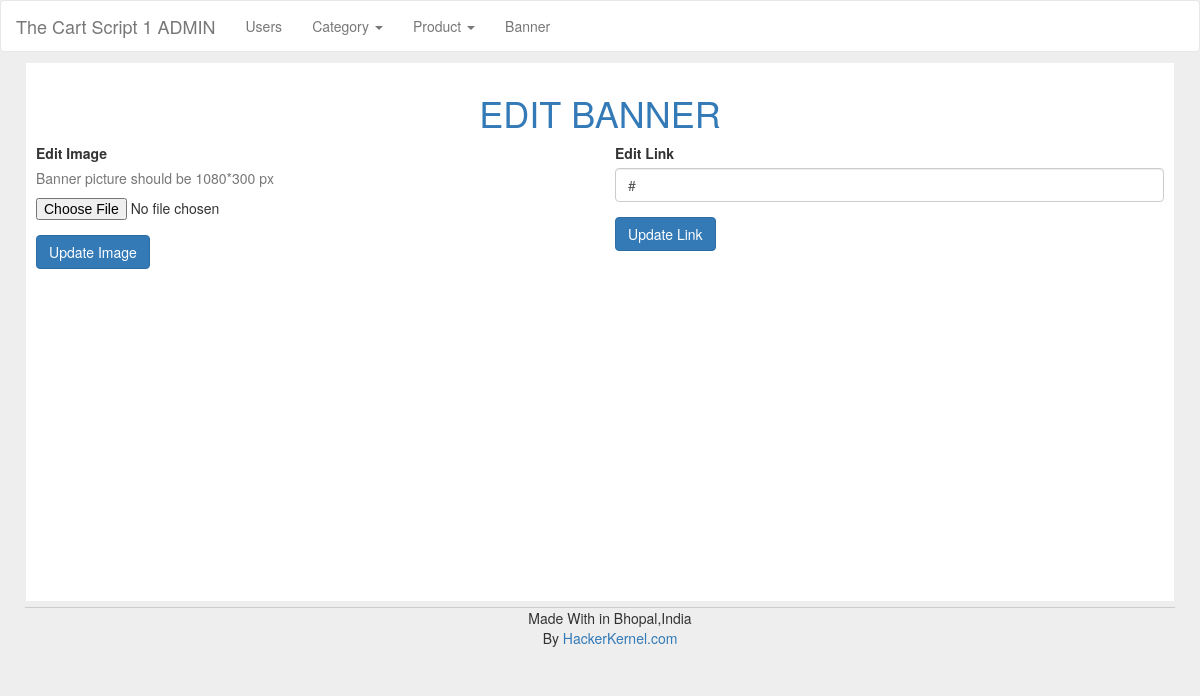
The app's page /admin/edit_banner.php?id=3 (signed in), older data.
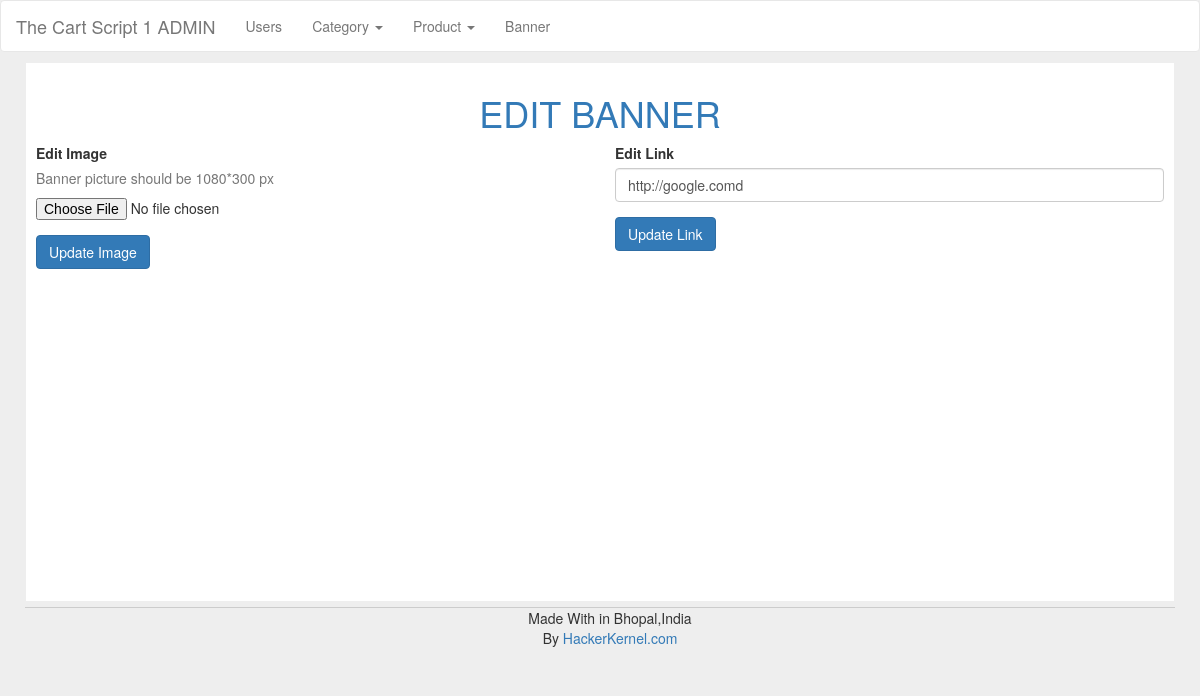
The same page, newer data.
### tables this page shows
CREATE TABLE IF NOT EXISTS `offer` (
  `id` int(11) NOT NULL,
  `image` text NOT NULL,
  `link` text NOT NULL
);

### inc/function.php (called while the page is built, shortened)
<?php
	function escape($value){
		return trim(htmlentities(htmlspecialchars($value)));
	}
?>

### classes/Db.php (called while the page is built, shortened)
<?php
	class Db{
		public static $_mysqli = null;
		private $_host = "localhost",
				$_database = "hk_cart_v1",
				$_username = "root",
				$_password = "";
		public function __construct(){
			return $this->Connnect();
		}
		public function Connnect(){
			self::$_mysqli = mysqli_connect($this->_host,$this->_username,$this->_password,$this->_database);
			if(!mysqli_connect_errno()){
				return self::$_mysqli;
			}else{
				echo "Connection Failed ". mysqli_connect_error();
			}
		}
		public function Query($q){
			$v =  mysqli_query(self::$_mysqli, $q);
			return $v;
		}
		public function Fetch($howmuch, $from, $where){
			if($where != null){
				$queryString = "SELECT ".$howmuch." FROM ".$from." WHERE ".$where;
			}else{
				$queryString = "SELECT ".$howmuch." FROM ".$from;
			}
			$query = $this->Query($queryString);
			$fetch = mysqli_fetch_assoc($query);
			return $fetch;
		}
	}
?>

### admin/inc/init.php (called while the page is built, shortened)
<?php
	require_once("./../classes/Db.php");
	require_once("./../inc/function.php");
	$db = new Db();
?>

### admin/edit_banner.php (the view, shortened to what this page needs)
<?php
	require_once("inc/header.php");
	require_once("inc/navbar.php");
	if (isset($_GET['id'])) {
		$banner_id = escape($_GET['id']);
		$banner = $db->Fetch("*","offer","id='$banner_id'");
	}else{
		die("<center>Invalid Url</center>");
	}
?>
<div class="container padding-10">
	<div id="search-container">
		<h1 class="text-center text-bs-primary text-upper">Edit Banner</h1>
		<div class="row">
			<div class="col-sm-6">
				<form action="edit_banner.php?id=<?php echo $banner_id; ?>" method="post" enctype="multipart/form-data">
					<div class="form-group">
						<label for="image">Edit Image</label>
						<p class="text-muted">Banner picture should be 1080*300 px</p>
						<input type="file" name="image" id="image">
					</div>
					<input type="submit" class="btn btn-primary" value="Update Image">
				</form>
			</div>
			<div class="col-sm-6">
				<form action="edit_banner.php?id=<?php echo $banner_id; ?>" method="post">
					<div class="form-group">
						<label for="link">Edit Link</label>
						<input type="text" class="form-control" name="link" id="link" value="<?php echo $banner['link']; ?>" placeholder="http://hackerkernel.com/product.php?id=1">
					</div>
					<input type="submit" class="btn btn-primary" name="add_link" value="Update Link">
				</form>
			</div>
		</div>
	</div>
	<?php require_once("../inc/footer-nav.php"); ?>
</div>
<?php require_once("inc/footer.php"); ?>

Row changes from the older to the newer data that the page shows:
changed offer: link "#" → "http://google.comd"
